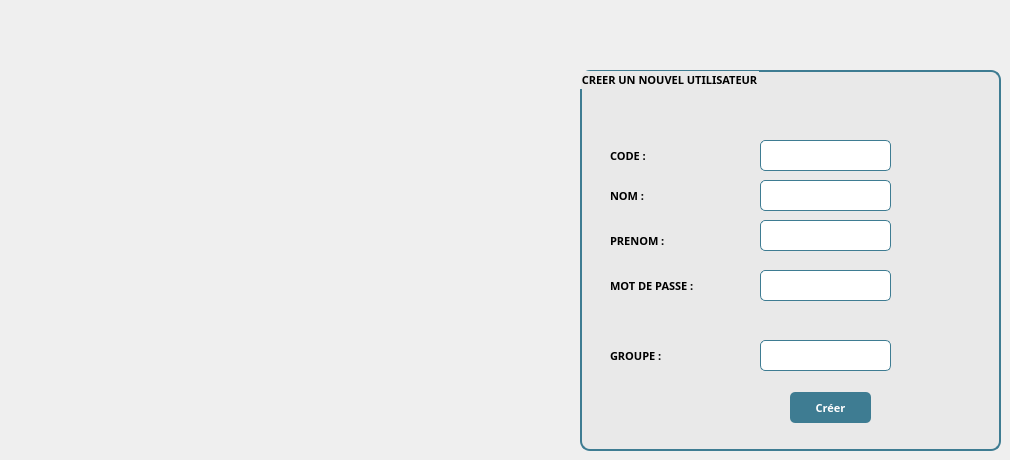
    <widget class="QWidget" name="tab">
     <attribute name="title">
      <string>Créer un utilisateur</string>
     </attribute>
     <widget class="QGroupBox" name="groupBox_2">
      <property name="geometry">
       <rect>
        <x>580</x>
        <y>70</y>
        <width>421</width>
        <height>381</height>
       </rect>
      </property>
      <property name="font">
       <font>
        <family>Malgun Gothic</family>
        <pointsize>8</pointsize>
        <weight>75</weight>
        <italic>false</italic>
        <bold>true</bold>
       </font>
      </property>
      <property name="styleSheet">
       <string notr="true">background-color: rgb(233, 233, 233);
border-radius: 10px;
border:2px solid rgb(62, 124, 146);
</string>
      </property>
      <property name="title">
       <string>CREER UN NOUVEL UTILISATEUR</string>
      </property>
      <widget class="QLineEdit" name="code">
       <property name="geometry">
        <rect>
         <x>180</x>
         <y>70</y>
         <width>131</width>
         <height>31</height>
        </rect>
       </property>
       <property name="styleSheet">
        <string notr="true">background-color: rgb(255, 255, 255);
border-radius: 5px;
border:1px solid rgb(62, 124, 146);</string>
       </property>
      </widget>
      <widget class="QLineEdit" name="mdp">
       <property name="geometry">
        <rect>
         <x>180</x>
         <y>200</y>
         <width>131</width>
         <height>31</height>
        </rect>
       </property>
       <property name="font">
        <font>
         <family>Malgun Gothic</family>
         <pointsize>8</pointsize>
         <weight>75</weight>
         <italic>false</italic>
         <bold>true</bold>
        </font>
       </property>
       <property name="styleSheet">
        <string notr="true">background-color: rgb(255, 255, 255);
border-radius: 5px;
border:1px solid rgb(62, 124, 146);</string>
       </property>
       <property name="echoMode">
        <enum>QLineEdit::Password</enum>
       </property>
      </widget>
      <widget class="QLineEdit" name="nomUtilisateur">
       <property name="geometry">
        <rect>
         <x>180</x>
         <y>110</y>
         <width>131</width>
         <height>31</height>
        </rect>
       </property>
       <property name="styleSheet">
        <string notr="true">background-color: rgb(255, 255, 255);
border-radius: 5px;
border:1px solid rgb(62, 124, 146);</string>
       </property>
      </widget>
      <widget class="QLineEdit" name="prenom">
       <property name="geometry">
        <rect>
         <x>180</x>
         <y>150</y>
         <width>131</width>
         <height>31</height>
        </rect>
       </property>
       <property name="styleSheet">
        <string notr="true">background-color: rgb(255, 255, 255);
border-radius: 5px;
border:1px solid rgb(62, 124, 146);</string>
       </property>
      </widget>
      <widget class="QLabel" name="label_25">
       <property name="geometry">
        <rect>
         <x>30</x>
         <y>70</y>
         <width>91</width>
         <height>31</height>
        </rect>
       </property>
       <property name="font">
        <font>
         <family>Malgun Gothic</family>
         <pointsize>8</pointsize>
         <weight>75</weight>
         <italic>false</italic>
         <bold>true</bold>
        </font>
       </property>
       <property name="styleSheet">
        <string notr="true">border: none;</string>
       </property>
       <property name="text">
        <string>CODE :</string>
       </property>
      </widget>
      <widget class="QLabel" name="label_26">
       <property name="geometry">
        <rect>
         <x>30</x>
         <y>200</y>
         <width>101</width>
         <height>31</height>
        </rect>
       </property>
       <property name="font">
        <font>
         <family>Malgun Gothic</family>
         <pointsize>8</pointsize>
         <weight>75</weight>
         <italic>false</italic>
         <bold>true</bold>
        </font>
       </property>
       <property name="styleSheet">
        <string notr="true">border: none;</string>
       </property>
       <property name="text">
        <string>MOT DE PASSE :</string>
       </property>
      </widget>
      <widget class="QLabel" name="label_27">
       <property name="geometry">
        <rect>
         <x>30</x>
         <y>110</y>
         <width>91</width>
         <height>31</height>
        </rect>
       </property>
       <property name="font">
        <font>
         <family>Malgun Gothic</family>
         <pointsize>8</pointsize>
         <weight>75</weight>
         <italic>false</italic>
         <bold>true</bold>
        </font>
       </property>
       <property name="styleSheet">
        <string notr="true">border: none;</string>
       </property>
       <property name="text">
        <string>NOM :</string>
       </property>
      </widget>
      <widget class="QLabel" name="label_28">
       <property name="geometry">
        <rect>
         <x>30</x>
         <y>160</y>
         <width>61</width>
         <height>21</height>
        </rect>
       </property>
       <property name="font">
        <font>
         <family>Malgun Gothic</family>
         <pointsize>8</pointsize>
         <weight>75</weight>
         <italic>false</italic>
         <bold>true</bold>
        </font>
       </property>
       <property name="styleSheet">
        <string notr="true">border:none;</string>
       </property>
       <property name="text">
        <string>PRENOM :</string>
       </property>
      </widget>
      <widget class="QLineEdit" name="groupe">
       <property name="geometry">
        <rect>
         <x>180</x>
         <y>270</y>
         <width>131</width>
         <height>31</height>
        </rect>
       </property>
       <property name="styleSheet">
        <string notr="true">background-color: rgb(255, 255, 255);
border-radius: 5px;
border:1px solid rgb(62, 124, 146);</string>
       </property>
      </widget>
      <widget class="QLabel" name="label_29">
       <property name="geometry">
        <rect>
         <x>30</x>
         <y>275</y>
         <width>71</width>
         <height>21</height>
        </rect>
       </property>
       <property name="font">
        <font>
         <family>Malgun Gothic</family>
         <pointsize>8</pointsize>
         <weight>75</weight>
         <italic>false</italic>
         <bold>true</bold>
        </font>
       </property>
       <property name="styleSheet">
        <string notr="true">border: none;</string>
       </property>
       <property name="text">
        <string>GROUPE :</string>
       </property>
      </widget>
      <widget class="QPushButton" name="createUser">
       <property name="geometry">
        <rect>
         <x>210</x>
         <y>322</y>
         <width>81</width>
         <height>31</height>
        </rect>
       </property>
       <property name="font">
        <font>
         <family>Malgun Gothic</family>
         <pointsize>8</pointsize>
         <weight>75</weight>
         <italic>false</italic>
         <bold>true</bold>
        </font>
       </property>
       <property name="styleSheet">
        <string notr="true">background-color: rgb(62, 124, 146);
color: rgb(255, 255, 255);
border-radius: 5px;
border: none;</string>
       </property>
       <property name="text">
        <string>Créer</string>
       </property>
      </widget>
     </widget>
    </widget>
